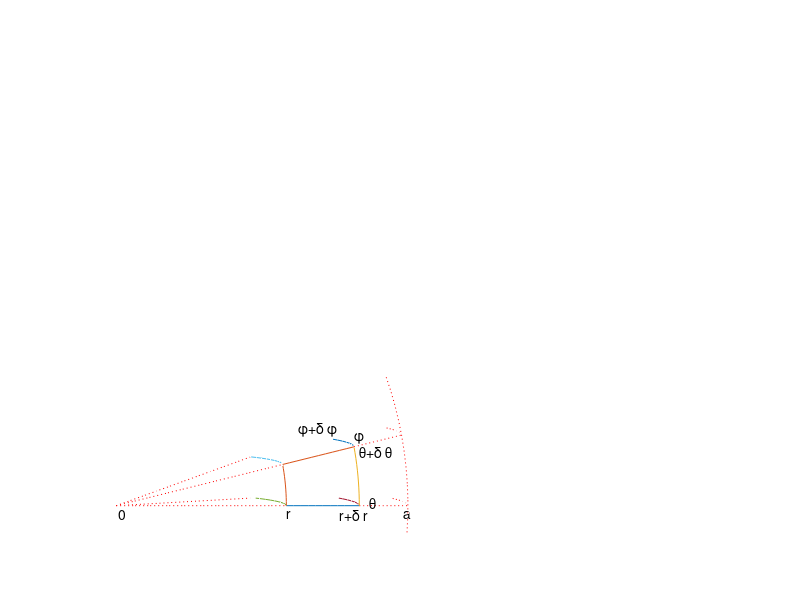

The MATLAB script that drew this image:
% Function which draws a section of a sphere

function arc_pic

r = 7;
a = 12;
dr = 3;
dthe = pi./15;
dphi = pi./5;
l = -pi./40;
m = pi./8;
l2 = -pi./50;
m2 = pi./9;
n = 0
o = pi./5;

PTS =10;

o2a = 0:(r/PTS):r;
rdr = r:(dr/PTS):r+dr;
b2p = r+dr:((a-r-dr)/PTS):a;
thdth = 0:(dthe/PTS):dthe;
phdph = 0:(dphi/PTS):dphi;
lm = l:((m-l)./PTS):m
lm2 = l2:((m2-l2)./PTS):m2
no = n:((o-n)./PTS):o

num = PTS+1;
for i=1:num
	[OPx(i),OPy(i), OPz(i)] = sph2cart(0,0,o2a(i));	
end
plot3(OPx,OPy, OPz,'r:')

hold on;

for i=1:num
	[ODx(i),ODy(i), ODz(i)] = sph2cart(0,dthe,o2a(i));	
end
plot3(ODx,ODy, ODz,'r:')

for i=1:num
	[ABx(i),ABy(i), ABz(i)] = sph2cart(0,0,rdr(i));	
end
plot3(ABx,ABy, ABz)

for i=1:num
	[DCx(i),DCy(i), DCz(i)] = sph2cart(0,dthe,rdr(i));	
end
plot3(DCx,DCy, DCz)

for i=1:num
	[EFx(i),EFy(i), EFz(i)] = sph2cart(dphi,dthe,rdr(i));	
end
plot3(EFx,EFy, EFz)

for i=1:num
	[GHx(i),GHy(i), GHz(i)] = sph2cart(dphi,0,rdr(i));	
end
plot3(GHx,GHy, GHz)

for i=1:num
	[BPx(i),BPy(i), BPz(i)] = sph2cart(0,0,b2p(i));	
end
plot3(BPx,BPy, BPz,'r:')

for i=1:num
	[BPx(i),BPy(i), BPz(i)] = sph2cart(dphi,0,o2a(i));	
end
plot3(BPx,BPy, BPz,'r:')
for i=1:num
	[BPx(i),BPy(i), BPz(i)] = sph2cart(dphi,0,b2p(i));	
end
plot3(BPx,BPy, BPz,'r:')
for i=1:num
	[BPx(i),BPy(i), BPz(i)] = sph2cart(0,dthe,b2p(i));	
end
plot3(BPx,BPy, BPz,'r:')
for i=1:num
	[BPx(i),BPy(i), BPz(i)] = sph2cart(dphi,dthe,b2p(i));	
end
plot3(BPx,BPy, BPz,'r:')
for i=1:num
	[BPx(i),BPy(i), BPz(i)] = sph2cart(dphi,dthe,o2a(i));	
end
plot3(BPx,BPy, BPz,'r:')


for i=1:num
	[AGx(i),AGy(i), AGz(i)] = sph2cart(phdph(i),0,r);	
end
plot3(AGx,AGy, AGz)

for i=1:num
	[DEx(i),DEy(i), DEz(i)] = sph2cart(phdph(i),dthe,r);	
end
plot3(DEx,DEy, DEz)

for i=1:num
	[BHx(i),BHy(i), BHz(i)] = sph2cart(phdph(i),0,r+dr);	
end
plot3(BHx,BHy, BHz)

for i=1:num
	[CFx(i),CFy(i), CFz(i)] = sph2cart(phdph(i),dthe,r+dr);	
end
plot3(CFx,CFy, CFz)

for i=1:num
	[ADx(i),ADy(i), ADz(i)] = sph2cart(0,thdth(i),r);	
end
plot3(ADx,ADy, ADz)

for i=1:num
	[BCx(i),BCy(i), BCz(i)] = sph2cart(0,thdth(i),r+dr);	
end
plot3(BCx,BCy, BCz)

for i=1:num
	[GEx(i),GEy(i), GEz(i)] = sph2cart(dphi,thdth(i),r);	
end
plot3(GEx,GEy, GEz)

for i=1:num
	[HFx(i),HFy(i), HFz(i)] = sph2cart(dphi,thdth(i),r+dr);	
end
plot3(HFx,HFy, HFz)



ind = length(lm)
for i=1:ind
	[OUTx(i),OUTy(i), OUTz(i)] = sph2cart(0,lm(i),a);	
end
plot3(OUTx,OUTy, OUTz,'r:')
ind = length(lm2)
for i=1:ind
	[OUTx(i),OUTy(i), OUTz(i)] = sph2cart(dphi,lm2(i),a);	
end
plot3(OUTx,OUTy, OUTz,'r:')
ind = length(lm)
for i=1:ind
	[INNx(i),INNy(i), INNz(i)] = sph2cart(0,lm(i),r+dr);	
end
%plot3(INNx,INNy, INNz,'r:')

for i=1:num
	[ARx(i),ARy(i), ARz(i)] = sph2cart(no(i),0,a);	
end
plot3(ARx,ARy, ARz,'r:')
for i=1:num
	[ARx(i),ARy(i), ARz(i)] = sph2cart(no(i),dthe,a);	
end
plot3(ARx,ARy, ARz,'r:')
text(r,0,-0.3,'r')
text(a-0.2,0,-0.3,'a')
text(0.1,0,-0.3,'0')
text(r+dr-0.8,0,-0.3,'r+\delta r')
text(r+dr+0.4,0,0.1,'\theta')
text(r+dr,0,1.9,'\theta+\delta \theta')
text(r+dr-0.2,0,2.4,'\phi')
text(r+dr-2.5,1.75,2.6,'\phi+\delta \phi')

view(0,0.9)
axis([-0.5 25 0 4 -1 16])
axis off
print -dps arc_pic.ps
hold off;
